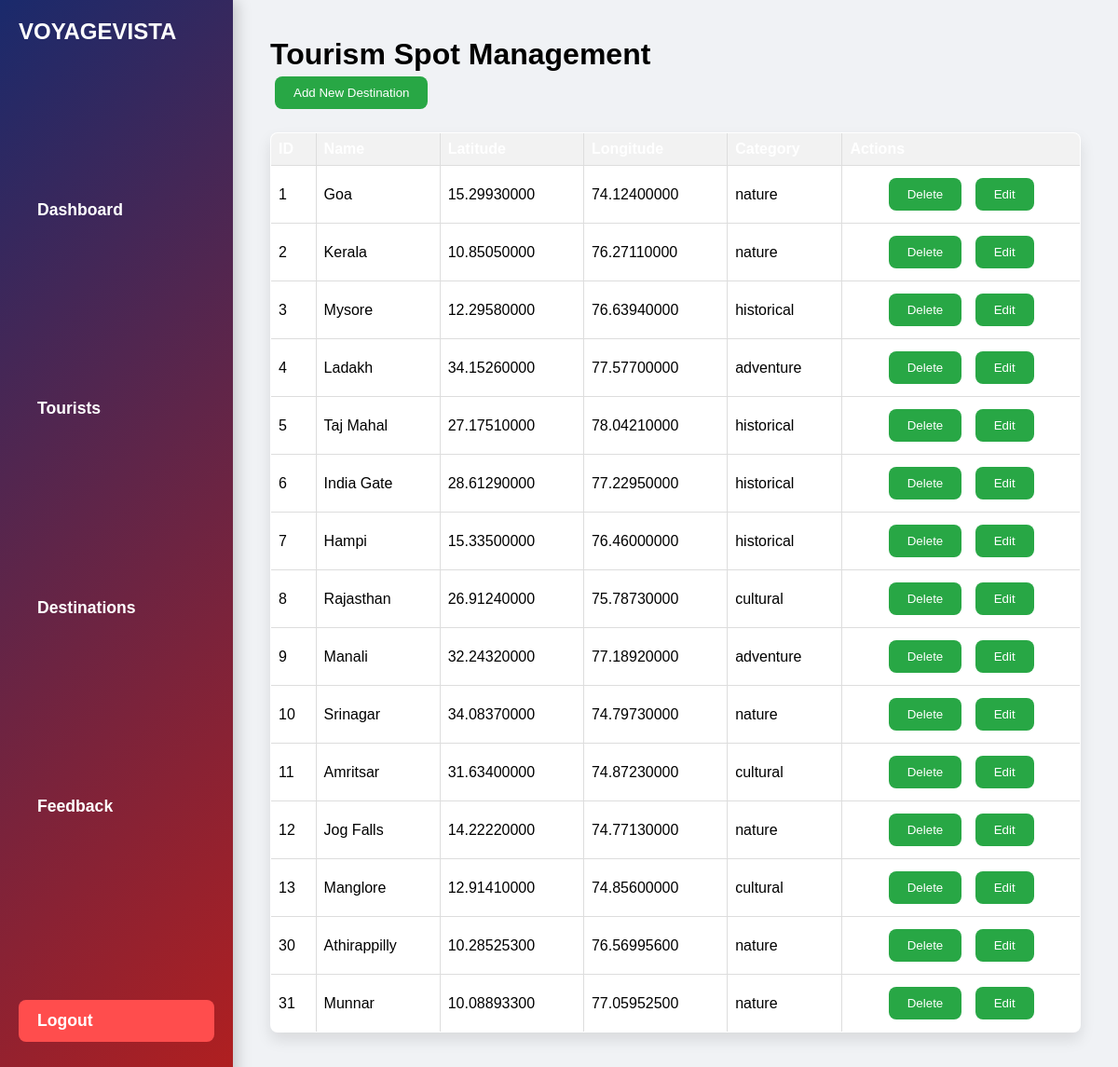
/admin.php?page=destinations, run on the app's committed database.
### tables this page shows
CREATE TABLE `tourism_spots` (
  `spot_id` int(11) NOT NULL,
  `pname` varchar(255) DEFAULT NULL,
  `address` varchar(255) DEFAULT NULL,
  `latitude` decimal(10,8) DEFAULT NULL,
  `longitude` decimal(11,8) DEFAULT NULL,
  `google_place_id` varchar(255) DEFAULT NULL,
  `category` enum('nature','historical','cultural','adventure','urban','beaches') DEFAULT NULL,
  `created_at` timestamp NOT NULL DEFAULT current_timestamp()
);

### admin.php (the view, shortened to what this page needs)
<?php
$conn = new mysqli('localhost', 'root', '', 'tourism');
$spots = $conn->query("SELECT * FROM tourism_spots");
?>
<!DOCTYPE html>
<html lang="en">
<head>
    <link rel="stylesheet" type="text/css" href="css/admin.css">
</head>
<body>
<div class="sidebar">
    <h2>VOYAGEVISTA</h2>
    <a href="?page=dashboard">Dashboard</a>
    <a href="?page=tourists">Tourists</a>
    <a href="?page=destinations">Destinations</a>
    <a href="?page=feedback">Feedback</a>
    <div class="logout">
        <a href="signin.html">Logout</a>
    </div>
</div>
<div class="main">
    <?php
    if (!isset($_GET['page']) || $_GET['page'] == 'dashboard') {
        echo "<h1>Welcome Admin</h1><br><br><p>Here is your dashboard overview.</p>";
    } elseif ($_GET['page'] == 'destinations') {
        echo "<h1>Tourism Spot Management</h1>";
        echo "<button onclick='showAddDestinationForm()'>Add New Destination</button>";
        echo "<table><tr><th>ID</th><th>Name</th><th>Latitude</th><th>Longitude</th><th>Category</th><th>Actions</th></tr>";
        while ($row = $spots->fetch_assoc()) {
            echo "<tr>
                    <td>{$row['spot_id']}</td>
                    <td>{$row['pname']}</td>
                    <td>{$row['latitude']}</td>
                    <td>{$row['longitude']}</td>
                    <td>{$row['category']}</td>
                    <td>
                        <form method='post' style='display:inline;'>
                            <input type='hidden' name='spot_id' value='{$row['spot_id']}'>
                            <button name='delete_destination'>Delete</button>
                        </form>
                        <button onclick=\"showEditDestinationForm(
                            '{$row['spot_id']}',
                            '{$row['pname']}',
                            '{$row['address']}',
                            '{$row['latitude']}',
                            '{$row['longitude']}',
                            '{$row['google_place_id']}',
                            '{$row['category']}'
                        )\">Edit</button>
                    </td>
                </tr>";
        }
        echo "</table>";
    }
    ?>
</div>
</body>
</html>

### css/admin.css (style rules this page uses)
* { margin: 0; padding: 0; box-sizing: border-box; }
body { font-family: 'Poppins', sans-serif; display: flex; height: 100vh; overflow: hidden; background: #f0f2f5; }
.sidebar { width: 250px; background: linear-gradient(135deg, #1a2a6c, #b21f1f); color: white; padding: 20px; display: flex; flex-direction: column; justify-content: space-between; position: fixed; height: 100%; box-shadow: 4px 0 15px rgba(0, 0, 0, 0.2); transition: all 0.3s ease-in-out; }
.sidebar a { color: white; text-decoration: none; font-weight: bold; padding: 15px 20px; margin: 10px 0; border-radius: 8px; display: flex; align-items: center; transition: background-color 0.3s ease, transform 0.2s ease; font-size: 1.1rem; }
.logout { text-align: center; padding: 20px 0; }
.logout a { background-color: #ff4d4d; color: white; font-weight: bold; padding: 12px 20px; border-radius: 8px; transition: all 0.3s ease; }
.main { margin-left: 250px; padding: 40px; flex-grow: 1; overflow-y: auto; background-color: #f0f2f5; }
table { width: 100%; border-collapse: collapse; margin-top: 20px; background-color: white; box-shadow: 0 8px 16px rgba(0, 0, 0, 0.1); border-radius: 8px; overflow: hidden; }
th, td { padding: 15px; text-align: left; border-bottom: 1px solid #ddd; }
th { background-color: #4CAF50; color: white; font-weight: bold; }
td:last-child { text-align: center; }
button { margin: 5px; padding: 10px 20px; background-color: #28a745; color: white; border: none; border-radius: 8px; cursor: pointer; transition: background-color 0.3s ease, transform 0.2s ease; }
form { display: inline; }
table { width: 100%; border-collapse: collapse; margin: 20px 0; }
table, th, td { border: 1px solid #ddd; padding: 8px; }
th { background-color: #f2f2f2; text-align: left; }

### data on the page
tourism_spots: spot_id "1", pname "Goa", latitude "15.29930000", longitude "74.12400000", category "nature"
tourism_spots: spot_id "2", pname "Kerala", latitude "10.85050000", longitude "76.27110000", category "nature"
tourism_spots: spot_id "3", pname "Mysore", latitude "12.29580000", longitude "76.63940000", category "historical"
tourism_spots: spot_id "4", pname "Ladakh", latitude "34.15260000", longitude "77.57700000", category "adventure"
tourism_spots: spot_id "5", pname "Taj Mahal", latitude "27.17510000", longitude "78.04210000", category "historical"
tourism_spots: spot_id "6", pname "India Gate", latitude "28.61290000", longitude "77.22950000", category "historical"
tourism_spots: spot_id "7", pname "Hampi", latitude "15.33500000", longitude "76.46000000", category "historical"
tourism_spots: spot_id "8", pname "Rajasthan", latitude "26.91240000", longitude "75.78730000", category "cultural"
tourism_spots: spot_id "9", pname "Manali", latitude "32.24320000", longitude "77.18920000", category "adventure"
tourism_spots: spot_id "10", pname "Srinagar", latitude "34.08370000", longitude "74.79730000", category "nature"
tourism_spots: spot_id "11", pname "Amritsar", latitude "31.63400000", longitude "74.87230000", category "cultural"
tourism_spots: spot_id "12", pname "Jog Falls", latitude "14.22220000", longitude "74.77130000", category "nature"
tourism_spots: spot_id "13", pname "Manglore", latitude "12.91410000", longitude "74.85600000", category "cultural"
tourism_spots: spot_id "30", pname "Athirappilly", latitude "10.28525300", longitude "76.56995600", category "nature"
tourism_spots: spot_id "31", pname "Munnar", latitude "10.08893300", longitude "77.05952500", category "nature"
